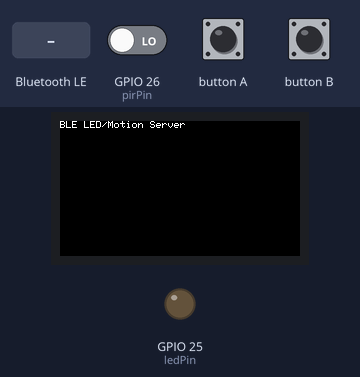
This sketch was run on a simulated ESP32. Parts: 240×135 colour display, output pins drawn as LEDs (lit = HIGH). The test bench sets the inputs (shaded band); at power-on: GPIO 26 (pirPin) LOW. Nothing arrives over Bluetooth unless stated; a phone connects over Bluetooth LE 3 s after start; what the sketch prints to the serial monitor is not drawn.

Above: at 1.3 s.
1.4 s: button A pressed for 0.15 s
At 2.6 s:
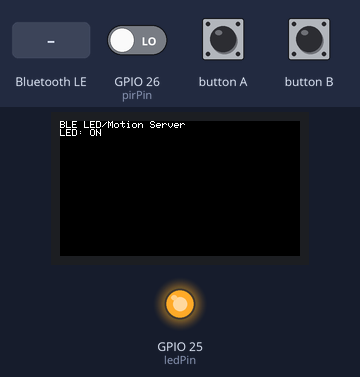
3.0 s: button A pressed for 1 s
At 3.8 s:
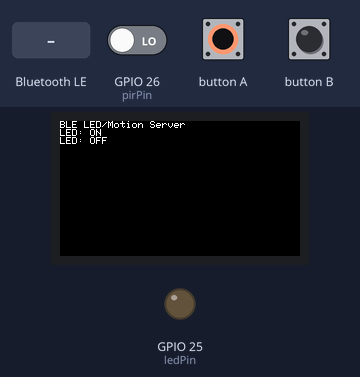
5.5 s: button A pressed for 0.15 s
At 6.7 s:
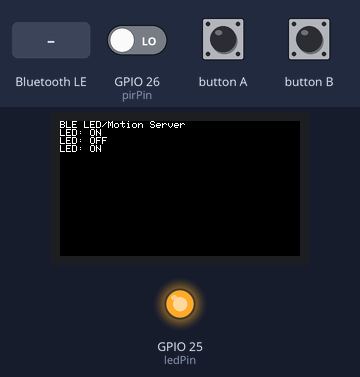
7.1 s: Bluetooth LE write "1" received
At 7.5 s:
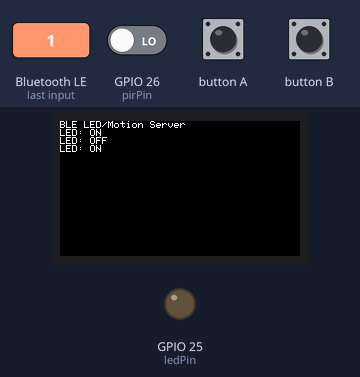
Timing chart, 0 to 10.1 s (numbered marks = the images above; inputs shaded):
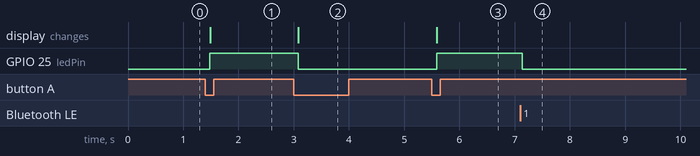

Measured:
- after the input at 1.4 s, GPIO 25 (ledPin): LOW → HIGH after 0.08 s; the display: changes after 0.08 s (image 1)
- after the input at 3.0 s, GPIO 25 (ledPin): HIGH → LOW after 0.09 s; the display: changes after 0.09 s (image 2)
- after the input at 5.5 s, GPIO 25 (ledPin): LOW → HIGH after 0.09 s; the display: changes after 0.09 s (image 3)
- after the input at 7.1 s, GPIO 25 (ledPin): HIGH → LOW at once

The sketch:

BLE_LIGHTHOUSE.ino
```cpp
#include <M5StickCPlus.h>
#include <BLEDevice.h>
#include <BLEServer.h>
#include <BLEUtils.h>
#include <BLE2902.h>

#define SERVICE_UUID        "35e65a71-b2d6-43f7-b3be-719ce5744884"
#define MOTION_STATE_CHAR_UUID     "36bd104c-a23f-4dcf-b808-a1bc4516314e"
#define LED_STATE_CHAR_UUID     "c033e6dc-1355-4935-abb1-6e46b1a84c36"
#define M5_LED             10  // Built-in RED LED on GPIO 10

BLEServer *pServer;
BLECharacteristic *pMotionChar;
BLECharacteristic *pLedChar;

// Define States
bool ledOn = false;
bool motionDetected = false;

// Define Pins
const int pirPin = 26;
const int ledPin = 25;

class LedCallback : public BLECharacteristicCallbacks {
    void onWrite(BLECharacteristic *pCharacteristic) {
        std::string value = pCharacteristic->getValue();
        if (value.length() > 0) {
            uint8_t ledState = value[0];
            ledOn = (ledState == 1);
            digitalWrite(ledPin, ledOn ? HIGH : LOW);  // LOW turns ON the LED
            Serial.printf("LED set to: %s\n", ledOn ? "ON" : "OFF");

            // Update the characteristic value and notify
            pLedChar->setValue(&ledState, 1);
            pLedChar->notify();  // Added this line to notify on change
        }
    }
};

void setup() {
  M5.begin();
  Serial.begin(115200);
  Serial.println("Bluetooth Connection Test");

  pinMode(pirPin, INPUT);

  pinMode(ledPin, OUTPUT);  // Set LED pin as OUTPUT
  digitalWrite(ledPin, LOW); // Initialize OFF

  M5.Lcd.setRotation(3);
  M5.Lcd.fillScreen(BLACK);
  M5.Lcd.setTextColor(WHITE);
  M5.Lcd.println("BLE LED/Motion Server");


  BLEDevice::init("M5StickCPlus-LED-EDRIC");
  pServer = BLEDevice::createServer();
  BLEService *pService = pServer->createService(SERVICE_UUID);

  // Motion State Characteristic
  pMotionChar = pService->createCharacteristic(
    MOTION_STATE_CHAR_UUID,
    BLECharacteristic::PROPERTY_READ |
    BLECharacteristic::PROPERTY_NOTIFY
  );
  pMotionChar->addDescriptor(new BLE2902());
  uint8_t initialMotionState = 0;
  pMotionChar->setValue(&initialMotionState, 1);

  // LED State Characteristic - Added NOTIFY property
  pLedChar = pService->createCharacteristic(
      LED_STATE_CHAR_UUID,
      BLECharacteristic::PROPERTY_READ |
      BLECharacteristic::PROPERTY_WRITE |
      BLECharacteristic::PROPERTY_NOTIFY  // Added this line
  );
  pLedChar->addDescriptor(new BLE2902());
  pLedChar->setCallbacks(new LedCallback());
  uint8_t initialLedState = 1;
  pLedChar->setValue(&initialLedState, 1);

  pService->start();
  BLEAdvertising *pAdvertising = BLEDevice::getAdvertising();
  pAdvertising->addServiceUUID(SERVICE_UUID);
  pAdvertising->start();
  Serial.println("BLE Server Started");
}

void loop() {
    M5.update();
    static unsigned long lastNotificationTime = 0;
    const unsigned long notificationInterval = 1000; // 1 seconds

    // Read motion sensor
    bool currentMotion = digitalRead(pirPin);

    // Update motion state if changed or time interval elapsed
    if (currentMotion != motionDetected && (millis() - lastNotificationTime >= notificationInterval)) {
        motionDetected = currentMotion;
        uint8_t motionState = motionDetected ? 1 : 0;
        pMotionChar->setValue(&motionState, 1);
        pMotionChar->notify();

        Serial.printf("Motion %s\n", motionDetected ? "DETECTED" : "CLEAR");
        lastNotificationTime = millis();
    }

  if (M5.BtnA.wasPressed()) {
    ledOn = !ledOn;
    digitalWrite(ledPin, ledOn ? HIGH : LOW);  // Toggle LED
    Serial.println("Button Pressed!"); // Log to Serial Monitor

    uint8_t ledState = ledOn ? 1 : 0;
    pLedChar->setValue(&ledState, 1);
    pLedChar->notify();  // Added this line to notify on button press

    M5.Lcd.printf("LED: %s\n", ledOn ? "ON" : "OFF");
  }
  delay(100);
}
```
